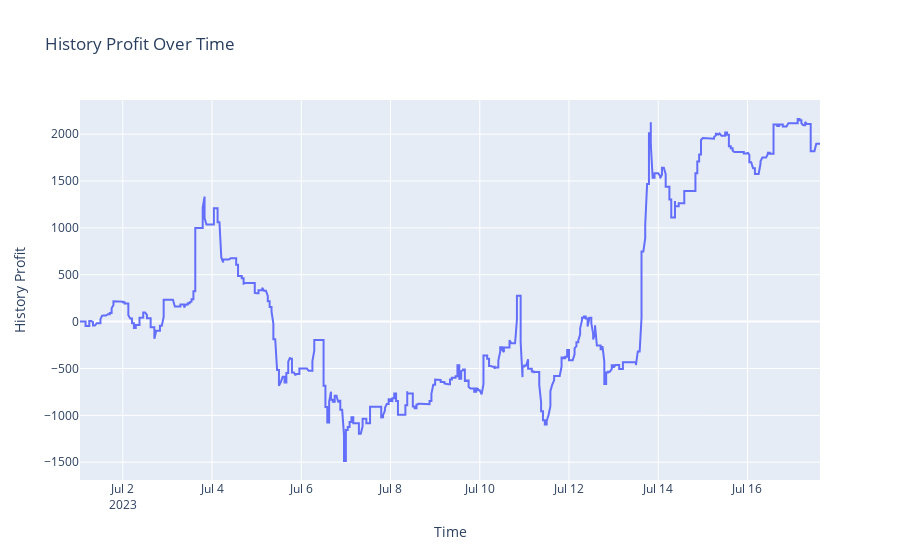

Notebook code cell kept with this figure:
### Code cell
import plotly.graph_objects as go

# Create traces
fig = go.Figure()
fig.add_trace(go.Scatter(x=df_lstm["time"], y=df_lstm["history_profit"],
                    mode='lines',
                    name='lines'))
# Set the title
fig.update_layout(title='History Profit Over Time',
                  xaxis=dict(title='Time'),
                  yaxis=dict(title='History Profit'))

fig.show()

### Figure 1 — Plotly figure (JSON) as saved in the notebook; plotly's stock layout.template omitted (floating-point values rounded to 4 significant figures; data arrays with more than 128 entries replaced by an {"elided": "..."} marker saying what was removed)
{"data": [{"mode": "lines", "name": "lines", "type": "scatter", "x": {"elided": "1990 str values"}, "y": {"elided": "1990 float values"}}], "layout": {"title": {"text": "History Profit Over Time"}, "xaxis": {"title": {"text": "Time"}}, "yaxis": {"title": {"text": "History Profit"}}}}
